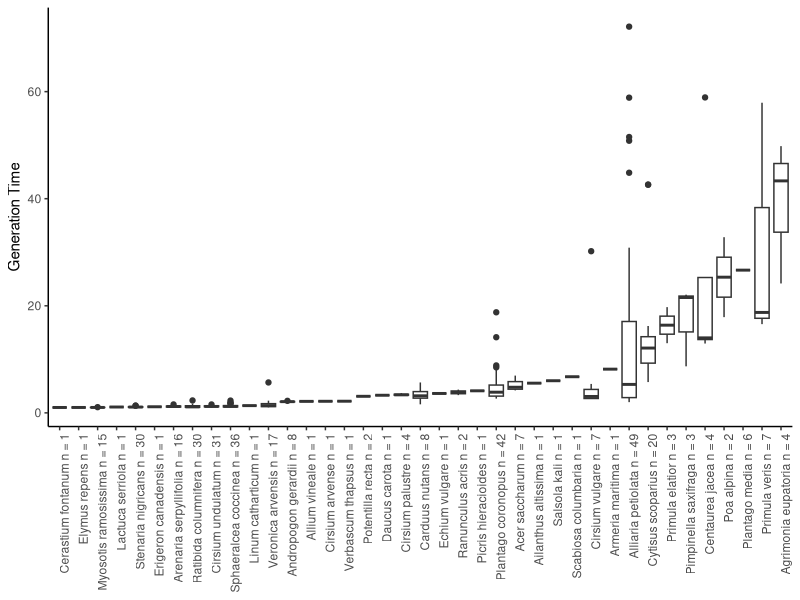
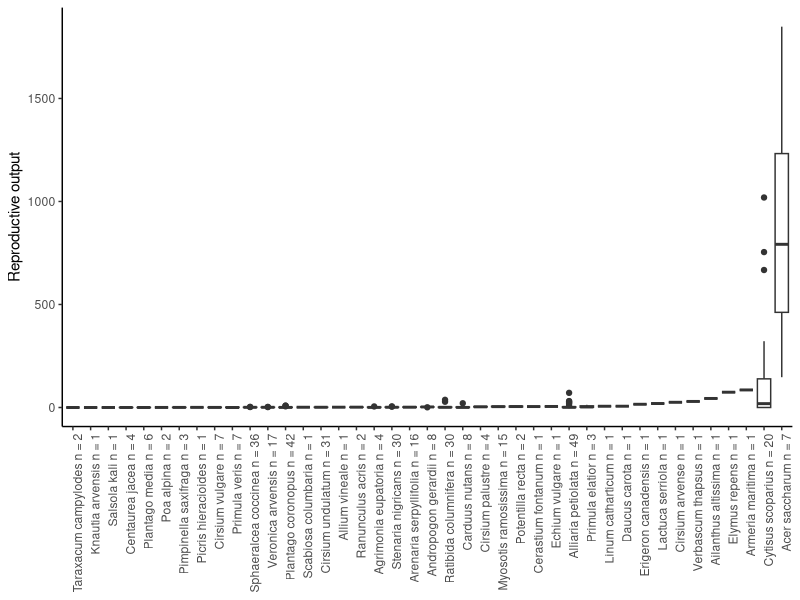
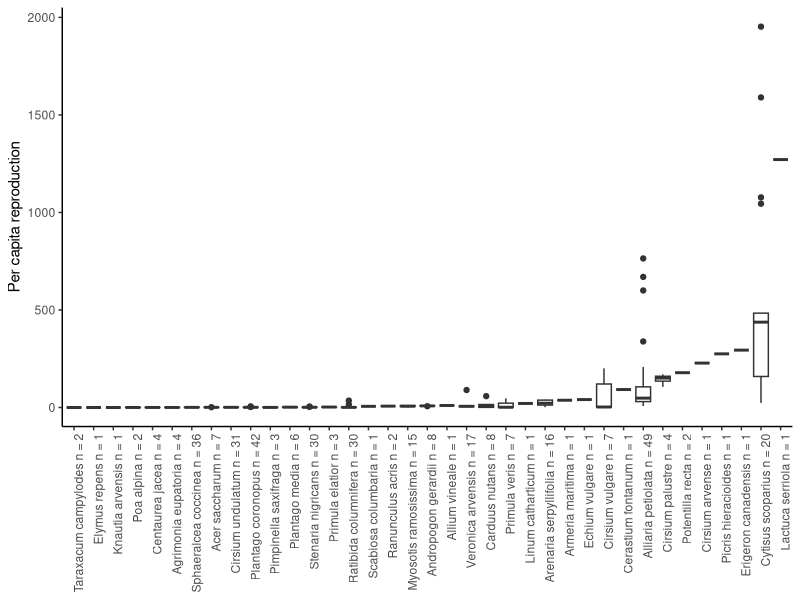
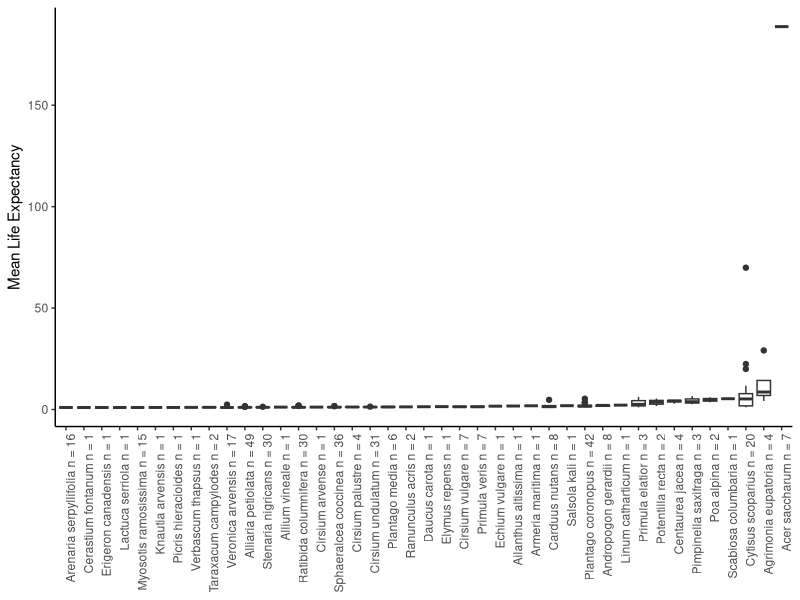
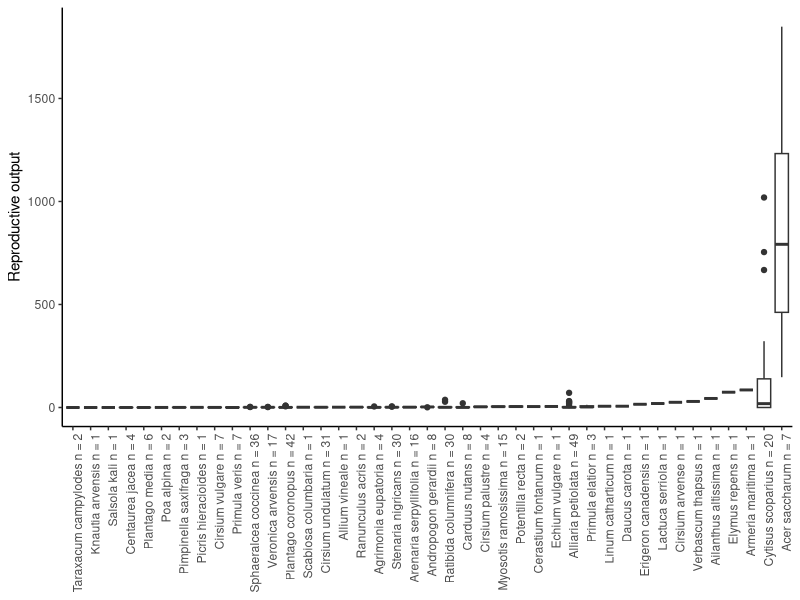
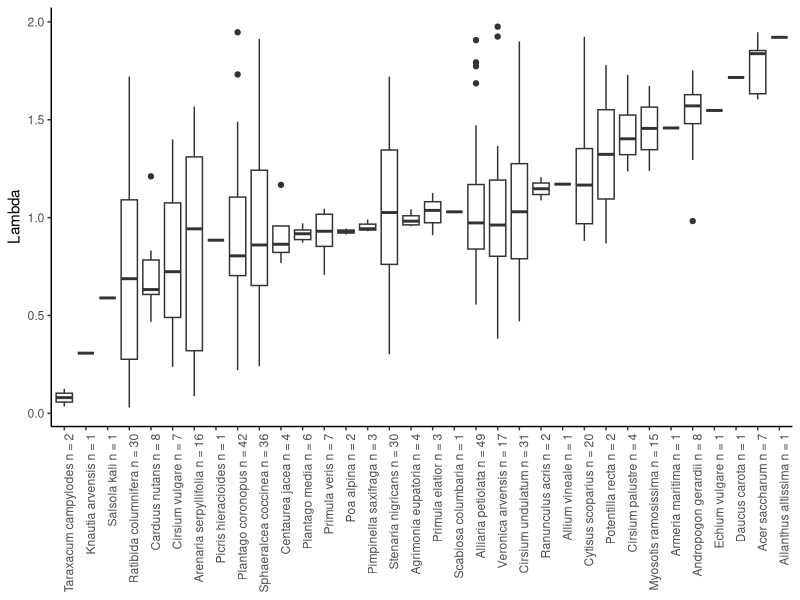
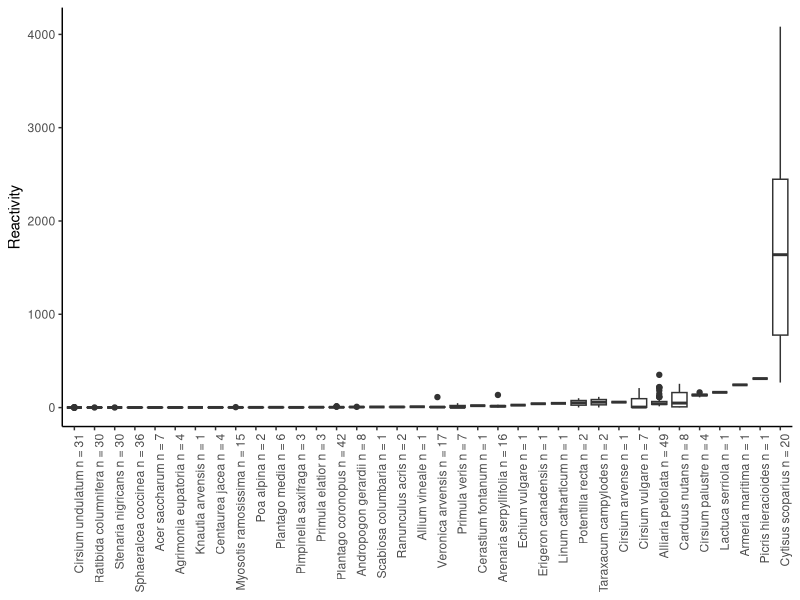
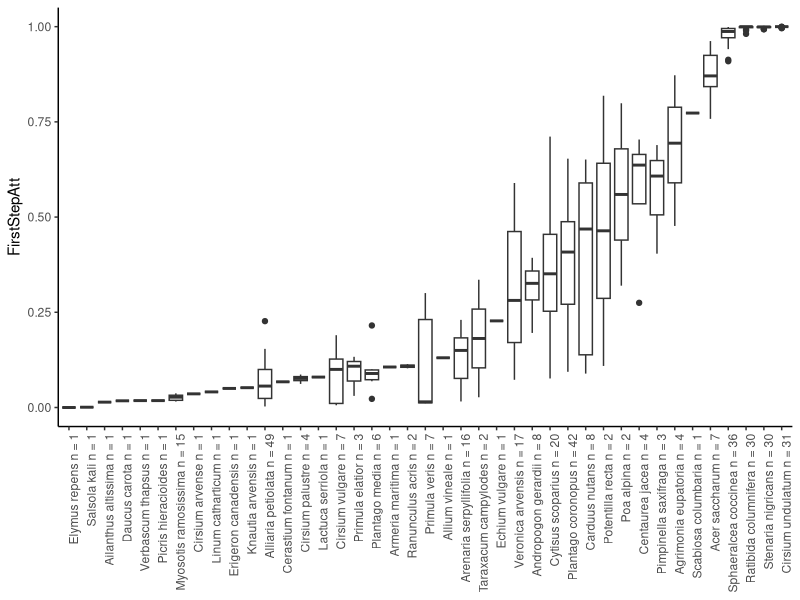

The R source for these figures, in order:
# R Thornley
# 30/08/2025
# Regressions for the mean Life History Traits and mean RE outcomes

library(tidyverse)
library(ggpubr)

# Load demography variables and find the mean and SE of each Taxon and trait
demo <- read_csv("results/all_COMPADRE_metrics.csv") %>% 
  filter(DRAGNet == TRUE) %>% 
  rename("Taxon" = "SpeciesAccepted", "Demo_trait" = "demo_var", "Demo_value" = "value") %>%
  mutate(Taxon = str_replace_all(Taxon, " ", "_")) %>%
  select(Taxon, Demo_trait, Demo_value) %>%
  group_by(Taxon, Demo_trait) %>%
  mutate(Sample_size = n(),
            s = sd(Demo_value, na.rm = TRUE),
            se = s/sqrt(Sample_size),
            Demo_value_mean = mean(Demo_value, na.rm = TRUE)) %>%
  mutate(Taxon_label = str_replace_all(Taxon, "_", " ")) %>%
  mutate(Taxon_label = paste0(Taxon_label, " n = ", Sample_size)) %>%
  mutate(Demo_value_log = log(Demo_value))
names(demo)
demo$Taxon_label
demo$Demo_value_log
# list the demography traits we are dealng with
print(unique(demo$Demo_trait))
# "T_generation"    
# "R0"              
# "percapita_repro" 
# "Lmean"           
# "age_repro"       
# "Lambda"         
# "Reactivity"      
# "FirstStepAtt"    
# "Lmax"  

################################################################################

# make plots for each demo trait
# label x axis with the sample size and the Taxon

# "T_generation"   
p1 <-  
  demo %>%
  filter(Demo_trait == "T_generation") %>%
  drop_na(Demo_value) %>%
  ggplot(aes(reorder(Taxon_label, Demo_value_mean), Demo_value))+
  geom_boxplot()+
  theme_classic()+
  theme(axis.text.x = element_text(angle = 90, hjust = 1),
        axis.title.x = element_blank()) +
  ylab("Generation Time")
p1
# ggsave("figures/T_generation_boxplot.jpeg", p1, height = 5, width = 6)


# "R0" 
p2 <-  
  demo %>%
  filter(Demo_trait == "R0") %>%
  drop_na(Demo_value) %>%
  ggplot(aes(reorder(Taxon_label, Demo_value_mean), Demo_value))+
  geom_boxplot()+
  theme_classic()+
  theme(axis.text.x = element_text(angle = 90, hjust = 1),
        axis.title.x = element_blank()) +
  ylab("Reproductive output")
p2
# ggsave("figures/Reproductive_rate_boxplot.jpeg", p2, height = 5, width = 6)

# "percapita_repro" 
p3 <-  
  demo %>%
  filter(Demo_trait == "percapita_repro") %>%
  drop_na(Demo_value) %>%
  ggplot(aes(reorder(Taxon_label, Demo_value_mean), Demo_value))+
  geom_boxplot()+
  theme_classic()+
  theme(axis.text.x = element_text(angle = 90, hjust = 1),
        axis.title.x = element_blank()) +
  ylab("Per capita reproduction")
p3
# ggsave("figures/Percapita_reproduction_boxplot.jpeg", p3, height = 5, width = 6)

# Lmean
p4 <-  
  demo %>%
  filter(Demo_trait == "Lmean") %>%
  drop_na(Demo_value) %>%
  ggplot(aes(reorder(Taxon_label, Demo_value_mean), Demo_value))+
  geom_boxplot()+
  theme_classic()+
  theme(axis.text.x = element_text(angle = 90, hjust = 1),
        axis.title.x = element_blank()) +
  ylab("Mean Life Expectancy")
p4
# ggsave("figures/Mean_life_expectancy_boxplot.jpeg", p4, height = 5, width = 6)

# "age_repro"
p5 <-  
  demo %>%
  filter(Demo_trait == "R0") %>%
  drop_na(Demo_value) %>%
  ggplot(aes(reorder(Taxon_label, Demo_value_mean), Demo_value))+
  geom_boxplot()+
  theme_classic()+
  theme(axis.text.x = element_text(angle = 90, hjust = 1),
        axis.title.x = element_blank()) +
  ylab("Reproductive output")
p5
# ggsave("figures/Reproductive_output_boxplot.jpeg", p5, height = 5, width = 6)

# "Lambda"   
p6 <- 
  demo %>%
  filter(Demo_trait == "Lambda") %>%
  drop_na(Demo_value) %>%
  ggplot(aes(reorder(Taxon_label, Demo_value_mean), Demo_value))+
  geom_boxplot()+
  theme_classic()+
  theme(axis.text.x = element_text(angle = 90, hjust = 1),
        axis.title.x = element_blank()) +
  ylab("Lambda")
p6
# ggsave("figures/Lambda_boxplot.jpeg", p6, height = 5, width = 6)

# "Reactivity"    
p7 <- 
  demo %>%
  filter(Demo_trait == "Reactivity") %>%
  drop_na(Demo_value) %>%
  ggplot(aes(reorder(Taxon_label, Demo_value_mean), Demo_value))+
  geom_boxplot()+
  theme_classic()+
  theme(axis.text.x = element_text(angle = 90, hjust = 1),
        axis.title.x = element_blank()) +
  ylab("Reactivity")
p7
# ggsave("figures/Reactivity_boxplot.jpeg", p7, height = 5, width = 6)

#  "FirstStepAtt"   
p8 <- 
  demo %>%
  filter(Demo_trait == "FirstStepAtt") %>%
  drop_na(Demo_value) %>%
  ggplot(aes(reorder(Taxon_label, Demo_value_mean), Demo_value))+
  geom_boxplot()+
  theme_classic()+
  theme(axis.text.x = element_text(angle = 90, hjust = 1),
        axis.title.x = element_blank()) +
  ylab("FirstStepAtt")
p8
# ggsave("figures/FirstStepAtt_boxplot.jpeg", p8, height = 5, width = 6)

# "Lmax" 
p9 <- 
  demo %>%
  filter(Demo_trait == "Lmax") %>%
  drop_na(Demo_value) %>%
  ggplot(aes(reorder(Taxon_label, Demo_value_mean), Demo_value))+
  geom_boxplot()+
  theme_classic()+
  theme(axis.text.x = element_text(angle = 90, hjust = 1),
        axis.title.x = element_blank()) +
  ylab("Maximum Life Expectancy")
p9
# ggsave("figures/Maximum_life_expectancy_boxplot.jpeg", p9, height = 5, width = 6)

################################################################################

combined <- ggarrange(p1, p2, p3, p4, p5, p6, p7, p8, p9,
                      ncol = 3, nrow = 3,
                      common.legend = FALSE)

combined <- annotate_figure(
  combined,
  bottom = text_grob("Taxon", color = "black", face = "bold", size = 14),
  left = text_grob("Demographic Metric", color = "black", face = "bold", size = 14, rot = 90)
)
combined
ggsave("figures/all_demo_metrics_boxplots.jpeg", combined, height = 18, width = 12)


################################################################################

# Try some of the values logged as they have some very large values

# "R0" 
p2_again <-  
  demo %>%
  filter(Demo_trait == "R0") %>%
  drop_na(Demo_value) %>%
  ggplot(aes(reorder(Taxon_label, Demo_value_mean), Demo_value_log))+
  geom_boxplot()+
  theme_classic()+
  theme(axis.text.x = element_text(angle = 90, hjust = 1),
        axis.title.x = element_blank()) +
  ylab("Reproductive output (log)")
p2_again

# "percapita repro"
p3_again <-  
  demo %>%
  filter(Demo_trait == "percapita_repro") %>%
  drop_na(Demo_value) %>%
  ggplot(aes(reorder(Taxon_label, Demo_value_mean), Demo_value_log))+
  geom_boxplot()+
  theme_classic()+
  theme(axis.text.x = element_text(angle = 90, hjust = 1),
        axis.title.x = element_blank()) +
  ylab("Per capita reproduction")
p3_again

# "Lmean"
p4_again <-  
  demo %>%
  filter(Demo_trait == "Lmean") %>%
  drop_na(Demo_value) %>%
  ggplot(aes(reorder(Taxon_label, Demo_value_mean), Demo_value_log))+
  geom_boxplot()+
  theme_classic()+
  theme(axis.text.x = element_text(angle = 90, hjust = 1),
        axis.title.x = element_blank()) +
  ylab("Mean Life Expectancy (log)")
p4

# "Reactivity"    
p7_again <- 
  demo %>%
  filter(Demo_trait == "Reactivity") %>%
  drop_na(Demo_value) %>%
  ggplot(aes(reorder(Taxon_label, Demo_value_mean), Demo_value_log))+
  geom_boxplot()+
  theme_classic()+
  theme(axis.text.x = element_text(angle = 90, hjust = 1),
        axis.title.x = element_blank()) +
  ylab("Reactivity (log)")
p7_again

# "Lmax"
p9_again <- 
  demo %>%
  filter(Demo_trait == "Lmax") %>%
  drop_na(Demo_value) %>%
  ggplot(aes(reorder(Taxon_label, Demo_value_mean), Demo_value_log))+
  geom_boxplot()+
  theme_classic()+
  theme(axis.text.x = element_text(angle = 90, hjust = 1),
        axis.title.x = element_blank()) +
  ylab("Maximum Life Expectancy (log)")
p9_again

################################################################################


demo %>%
  filter(Demo_trait == "age_repro") %>%
  ggplot(aes(Demo_value, reorder(Taxon, Demo_value)))+
  theme_classic()+
  geom_point(size = 1)+
  geom_errorbar(aes(xmin = Demo_value - se, xmax = Demo_value + se), size = 0.3)+
  facet_wrap(~ Demo_trait, scales = "free_x")


demo %>%
  ggplot(aes(Demo_value, reorder(Taxon, Demo_value)))+
  theme_classic()+
  geom_point(size = 1)+
  geom_errorbar(aes(xmin = Demo_value - se, xmax = Demo_value + se), size = 0.3)+
  facet_wrap(~ Demo_trait, scales = "free_x")+
  xlab("Years")


